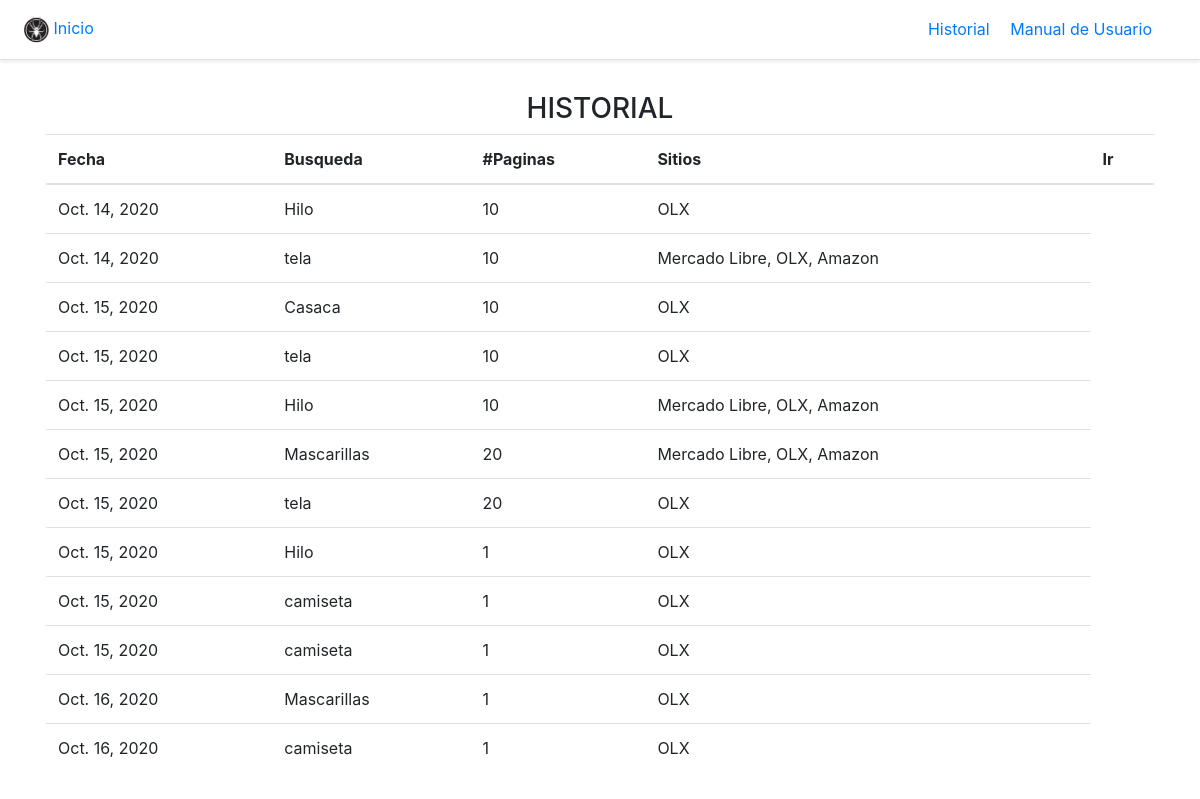
Before: /historial/ with the older database file.
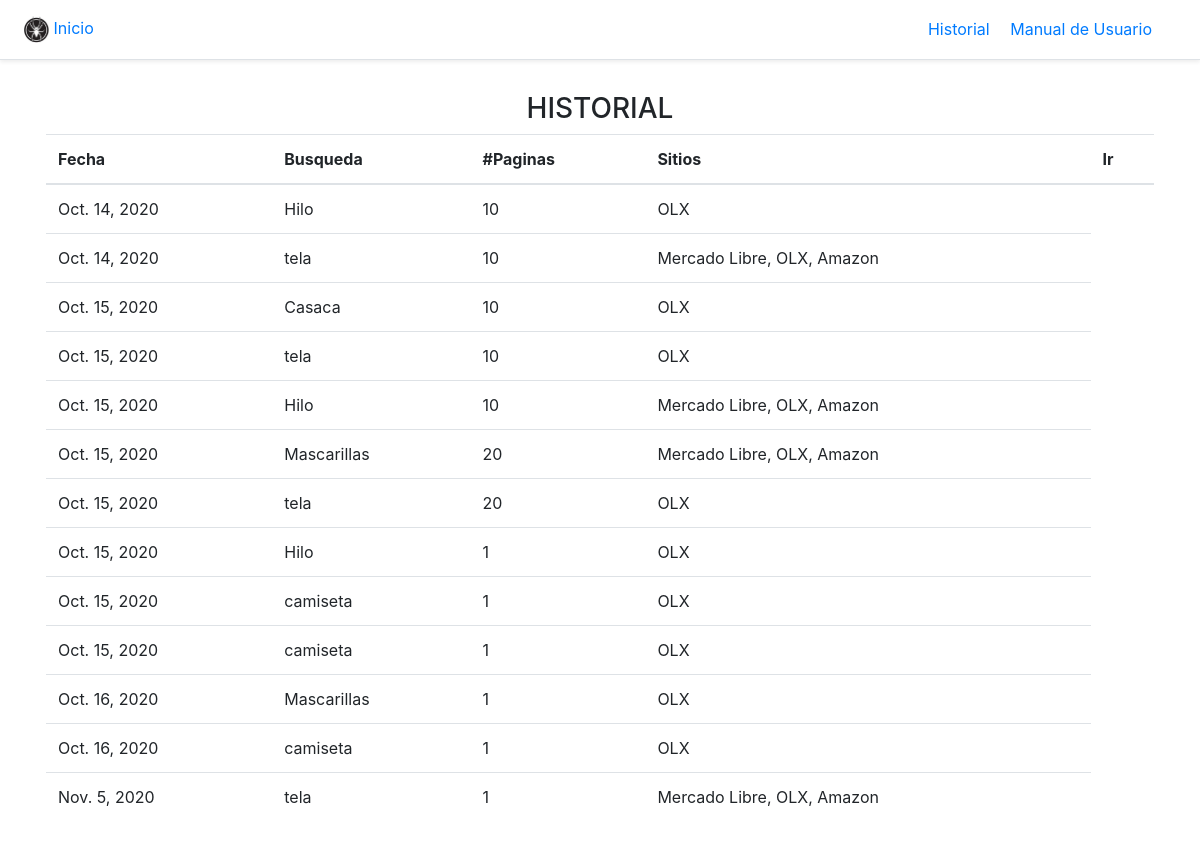
After: the same page with the newer database file.
### Crawler/models.py (models this page shows)
class Busqueda(models.Model):
	id_busqueda = models.IntegerField()
	texto = models.CharField(max_length = 100)
	fecha = models.DateField(auto_now=True)
	n_paginas = models.IntegerField()
	sitios = models.CharField(max_length=30)

### Crawler/views.py (the view)
# urls.py: path('historial/',historial, name='historial'),
def historial(request):
    historia = Busqueda.objects.all()
    contexto = {"elementos": historia}
    return render(request, 'historial.html', contexto)

### templates/historial.html (shortened to what this page needs)
{% extends 'index.html' %}
{% block main %}
<div class="container p-3">
  <table class="table table-hover">
    <div class="text-center">
      <h3> HISTORIAL </h3>
    </div>
    <thead>
      <th scope="col">Fecha</th>
      <th scope="col">Busqueda</th>
      <th scope="col">#Paginas</th>
      <th scope="col">Sitios</th>
      <th scope="col">Ir</th>
    </thead>
    <tbody>
      {% for elemento in elementos %}
      <tr>
        <td>{{ elemento.fecha }}</td>
        <td>{{ elemento.texto }}</td>
        <td>{{ elemento.n_paginas }}</td>
        <td>{{ elemento.sitios }}</td>
      </tr>
      {% endfor %}
    </tbody>
  </table>
</div>
{% endblock main %}

### templates/index.html (shortened to what this page needs)
{% load static %}
<!DOCTYPE html>
<html lang="en">
<head>
    <link rel="stylesheet" href="https://stackpath.bootstrapcdn.com/bootstrap/4.5.2/css/bootstrap.min.css">
</head>
<body>
  <header>
    <div class="d-flex flex-column flex-md-row align-items-center p-3 px-md-4 mb-3 bg-white border-bottom shadow-sm">
        <a class="my-0 mr-md-auto" href="/">
          <img src="{% static 'img/logo.jpg' %}" alt="logo" width="25"> Inicio
        </a>
        <nav class="my-2 my-md-0 mr-md-3">
          <a class="p-2" href="historial">Historial</a>
          <a class="p-2" href="#">Manual de Usuario</a>
        </nav>
    </div>
  </header>
  {% block main %}{%endblock main%}
</body>
</html>

Changed rows visible on the page:
added Busqueda: fecha "Nov. 5, 2020", texto "tela", n_paginas "1", sitios "Mercado Libre, OLX, Amazon"
